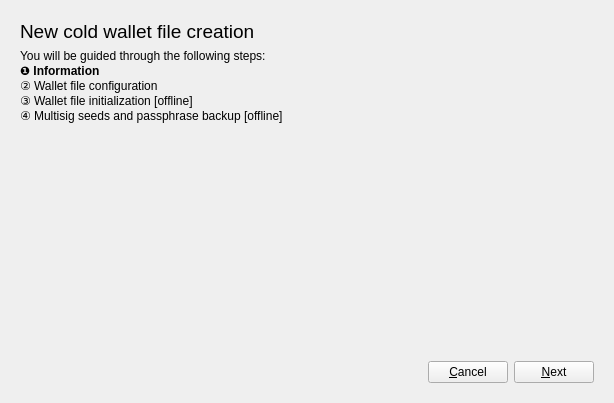
<?xml version="1.0" encoding="UTF-8"?>
<ui version="4.0">
 <class>CreateWalletWizard</class>
 <widget class="QWidget" name="CreateWalletWizard">
  <property name="geometry">
   <rect>
    <x>0</x>
    <y>0</y>
    <width>614</width>
    <height>403</height>
   </rect>
  </property>
  <property name="windowTitle">
   <string>Form</string>
  </property>
  <layout class="QVBoxLayout" name="verticalLayout">
   <item>
    <widget class="QStackedWidget" name="stackedWidget">
     <property name="currentIndex">
      <number>0</number>
     </property>
     <widget class="QWidget" name="page">
      <layout class="QVBoxLayout" name="verticalLayout_2">
       <item>
        <widget class="QLabel" name="label">
         <property name="text">
          <string>&lt;html&gt;&lt;head/&gt;&lt;body&gt;&lt;p&gt;&lt;span style=&quot; font-size:14pt;&quot;&gt;New cold wallet file creation&lt;/span&gt;&lt;/p&gt;&lt;/body&gt;&lt;/html&gt;</string>
         </property>
        </widget>
       </item>
       <item>
        <widget class="QLabel" name="label_2">
         <property name="text">
          <string>You will be guided through the following steps:&lt;br /&gt;
&lt;b&gt;&amp;#10102; Information&lt;/b&gt;&lt;br /&gt;
&amp;#9313; Wallet file configuration&lt;br /&gt;
&amp;#9314; Wallet file initialization [offline]&lt;br /&gt;
&amp;#9315; Multisig seeds and passphrase backup [offline]</string>
         </property>
         <property name="wordWrap">
          <bool>true</bool>
         </property>
        </widget>
       </item>
       <item>
        <spacer name="verticalSpacer">
         <property name="orientation">
          <enum>Qt::Vertical</enum>
         </property>
         <property name="sizeHint" stdset="0">
          <size>
           <width>20</width>
           <height>40</height>
          </size>
         </property>
        </spacer>
       </item>
       <item>
        <layout class="QHBoxLayout" name="horizontalLayout">
         <item>
          <spacer name="horizontalSpacer">
           <property name="orientation">
            <enum>Qt::Horizontal</enum>
           </property>
           <property name="sizeHint" stdset="0">
            <size>
             <width>40</width>
             <height>20</height>
            </size>
           </property>
          </spacer>
         </item>
         <item>
          <widget class="QPushButton" name="infoCancelButtonClicked">
           <property name="text">
            <string>&amp;Cancel</string>
           </property>
          </widget>
         </item>
         <item>
          <widget class="QPushButton" name="infoNextButtonClicked">
           <property name="text">
            <string>&amp;Next</string>
           </property>
          </widget>
         </item>
        </layout>
       </item>
      </layout>
     </widget>
     <widget class="QWidget" name="page_2">
      <layout class="QVBoxLayout" name="verticalLayout_3">
       <item>
        <widget class="QLabel" name="label_4">
         <property name="text">
          <string>&lt;html&gt;&lt;head/&gt;&lt;body&gt;&lt;p&gt;&lt;span style=&quot; font-size:14pt;&quot;&gt;&amp;#10103; Wallet file configuration&lt;/span&gt;&lt;/p&gt;&lt;/body&gt;&lt;/html&gt;</string>
         </property>
        </widget>
       </item>
       <item>
        <layout class="QHBoxLayout" name="horizontalLayout_3">
         <item>
          <widget class="QLabel" name="label_3">
           <property name="text">
            <string>Save wallet file to:</string>
           </property>
          </widget>
         </item>
         <item>
          <widget class="QLineEdit" name="wPathLineEdit">
           <property name="placeholderText">
            <string>please select a location...</string>
           </property>
          </widget>
         </item>
         <item>
          <widget class="QPushButton" name="wConfBrowseButton">
           <property name="text">
            <string>&amp;Browse</string>
           </property>
          </widget>
         </item>
        </layout>
       </item>
       <item>
        <widget class="Line" name="line">
         <property name="orientation">
          <enum>Qt::Horizontal</enum>
         </property>
        </widget>
       </item>
       <item>
        <layout class="QGridLayout" name="gridLayout">
         <item row="0" column="0">
          <widget class="QLabel" name="label_5">
           <property name="toolTip">
            <string>The passphrase used to encrypt the wallet file.&lt;br /&gt;
This is required to protect sensible information such as transaction history, online multisig seed and addresses.&lt;br /&gt;
Your offline multisig seed is never stored in the wallet file.</string>
           </property>
           <property name="text">
            <string>Wallet password:</string>
           </property>
          </widget>
         </item>
         <item row="0" column="1">
          <widget class="QLineEdit" name="wpLineEdit">
           <property name="toolTip">
            <string>The passphrase used to encrypt the wallet file.&lt;br /&gt;
This is required to protect sensible information such as transaction history, online multisig seed and addresses.&lt;br /&gt;
Your offline multisig seed is never stored in the wallet file.</string>
           </property>
           <property name="echoMode">
            <enum>QLineEdit::Password</enum>
           </property>
           <property name="placeholderText">
            <string>used for file encryption...</string>
           </property>
          </widget>
         </item>
         <item row="1" column="0">
          <widget class="QLabel" name="label_6">
           <property name="toolTip">
            <string>Enter the password again to confirm it</string>
           </property>
           <property name="text">
            <string>Confirm password:</string>
           </property>
          </widget>
         </item>
         <item row="1" column="1">
          <widget class="QLineEdit" name="wp2LineEdit">
           <property name="toolTip">
            <string>The passphrase used to encrypt the wallet file.&lt;br /&gt;
This is required to protect sensible information such as transaction history, online multisig seed and addresses.&lt;br /&gt;
Your offline multisig seed is never stored in the wallet file.</string>
           </property>
           <property name="echoMode">
            <enum>QLineEdit::Password</enum>
           </property>
           <property name="placeholderText">
            <string>same as above...</string>
           </property>
          </widget>
         </item>
        </layout>
       </item>
       <item>
        <widget class="QGroupBox" name="groupBox">
         <property name="title">
          <string>Wallet type</string>
         </property>
         <layout class="QVBoxLayout" name="verticalLayout_14">
          <item>
           <widget class="QRadioButton" name="newWalletRadio">
            <property name="toolTip">
             <string>Create a new and empty wallet</string>
            </property>
            <property name="text">
             <string>New wallet</string>
            </property>
            <property name="checked">
             <bool>true</bool>
            </property>
           </widget>
          </item>
          <item>
           <widget class="QRadioButton" name="restoreWalletRadio">
            <property name="toolTip">
             <string>Create a new wallet and import funds from previous seeds, which were previously used with IOTAcooler</string>
            </property>
            <property name="text">
             <string>Restore wallet from seeds</string>
            </property>
           </widget>
          </item>
         </layout>
        </widget>
       </item>
       <item>
        <widget class="QLabel" name="restoreFundsInfoLabel">
         <property name="text">
          <string>&lt;i&gt;First, a fresh wallet will be created during this wizard. Your funds will be moved to the new wallet by following an additional recovery wizard afterwards, which will ask you for your previous IOTAcooler wallet backup seeds.&lt;/i&gt;</string>
         </property>
         <property name="wordWrap">
          <bool>true</bool>
         </property>
        </widget>
       </item>
       <item>
        <spacer name="verticalSpacer_2">
         <property name="orientation">
          <enum>Qt::Vertical</enum>
         </property>
         <property name="sizeHint" stdset="0">
          <size>
           <width>20</width>
           <height>67</height>
          </size>
         </property>
        </spacer>
       </item>
       <item>
        <layout class="QHBoxLayout" name="horizontalLayout_2">
         <item>
          <spacer name="horizontalSpacer_2">
           <property name="orientation">
            <enum>Qt::Horizontal</enum>
           </property>
           <property name="sizeHint" stdset="0">
            <size>
             <width>40</width>
             <height>20</height>
            </size>
           </property>
          </spacer>
         </item>
         <item>
          <widget class="QPushButton" name="wConfCancelButton">
           <property name="text">
            <string>&amp;Cancel</string>
           </property>
          </widget>
         </item>
         <item>
          <widget class="QPushButton" name="wConfNextButton">
           <property name="enabled">
            <bool>false</bool>
           </property>
           <property name="text">
            <string>&amp;Next</string>
           </property>
          </widget>
         </item>
        </layout>
       </item>
      </layout>
     </widget>
     <widget class="QWidget" name="page_3">
      <layout class="QVBoxLayout" name="verticalLayout_4">
       <item>
        <widget class="QLabel" name="label_7">
         <property name="text">
          <string>&lt;html&gt;&lt;head/&gt;&lt;body&gt;&lt;p&gt;&lt;span style=&quot; font-size:14pt;&quot;&gt;&amp;#10104; Wallet file initialization [offline]&lt;/span&gt;&lt;/p&gt;&lt;/body&gt;&lt;/html&gt;</string>
         </property>
        </widget>
       </item>
       <item>
        <widget class="QLabel" name="label_8">
         <property name="text">
          <string>Your wallet file has been successfully configured.&lt;br /&gt;
The next step requires the &lt;b&gt;offline signing&lt;/b&gt; device to initialize your wallet file.&lt;br /&gt;&lt;br /&gt;
Please close the application and open your newly created wallet file with IOTAcooler on your &lt;b&gt;offline&lt;/b&gt; device, in order to proceed.</string>
         </property>
         <property name="wordWrap">
          <bool>true</bool>
         </property>
        </widget>
       </item>
       <item>
        <spacer name="verticalSpacer_3">
         <property name="orientation">
          <enum>Qt::Vertical</enum>
         </property>
         <property name="sizeHint" stdset="0">
          <size>
           <width>20</width>
           <height>109</height>
          </size>
         </property>
        </spacer>
       </item>
       <item>
        <layout class="QHBoxLayout" name="horizontalLayout_4">
         <item>
          <spacer name="horizontalSpacer_3">
           <property name="orientation">
            <enum>Qt::Horizontal</enum>
           </property>
           <property name="sizeHint" stdset="0">
            <size>
             <width>40</width>
             <height>20</height>
            </size>
           </property>
          </spacer>
         </item>
         <item>
          <widget class="QPushButton" name="wInitOnlineQuitButton">
           <property name="text">
            <string>&amp;Quit</string>
           </property>
          </widget>
         </item>
        </layout>
       </item>
      </layout>
     </widget>
     <widget class="QWidget" name="page_4">
      <layout class="QVBoxLayout" name="verticalLayout_5">
       <item>
        <widget class="QLabel" name="label_9">
         <property name="text">
          <string>&lt;html&gt;&lt;head/&gt;&lt;body&gt;&lt;p&gt;&lt;span style=&quot; font-size:14pt;&quot;&gt;&amp;#10104; Wallet file initialization [offline]&lt;/span&gt;&lt;/p&gt;&lt;/body&gt;&lt;/html&gt;</string>
         </property>
        </widget>
       </item>
       <item>
        <widget class="QLabel" name="label_10">
         <property name="text">
          <string>Your wallet file is now ready to be initialized by the &lt;b&gt;offline signer&lt;/b&gt;.&lt;br /&gt;&lt;br /&gt;
For best security make sure that the &lt;b&gt;offline signing&lt;/b&gt; device is permanently disconnected from the internet.</string>
         </property>
         <property name="wordWrap">
          <bool>true</bool>
         </property>
        </widget>
       </item>
       <item>
        <spacer name="verticalSpacer_4">
         <property name="orientation">
          <enum>Qt::Vertical</enum>
         </property>
         <property name="sizeHint" stdset="0">
          <size>
           <width>20</width>
           <height>49</height>
          </size>
         </property>
        </spacer>
       </item>
       <item>
        <layout class="QHBoxLayout" name="horizontalLayout_5">
         <item>
          <spacer name="horizontalSpacer_4">
           <property name="orientation">
            <enum>Qt::Horizontal</enum>
           </property>
           <property name="sizeHint" stdset="0">
            <size>
             <width>40</width>
             <height>20</height>
            </size>
           </property>
          </spacer>
         </item>
         <item>
          <widget class="QPushButton" name="cancelOfflineWalletInit">
           <property name="text">
            <string>&amp;Cancel</string>
           </property>
          </widget>
         </item>
         <item>
          <widget class="QPushButton" name="offlineInitNexttoSeedButton">
           <property name="text">
            <string>&amp;Next</string>
           </property>
           <property name="autoDefault">
            <bool>false</bool>
           </property>
           <property name="default">
            <bool>false</bool>
           </property>
          </widget>
         </item>
        </layout>
       </item>
      </layout>
     </widget>
     <widget class="QWidget" name="page_5">
      <layout class="QVBoxLayout" name="verticalLayout_6">
       <item>
        <widget class="QLabel" name="label_11">
         <property name="text">
          <string>&lt;html&gt;&lt;head/&gt;&lt;body&gt;&lt;p&gt;&lt;span style=&quot; font-size:14pt;&quot;&gt;&amp;#10104; Wallet file initialization [offline]&lt;/span&gt;&lt;/p&gt;&lt;/body&gt;&lt;/html&gt;</string>
         </property>
        </widget>
       </item>
       <item>
        <layout class="QHBoxLayout" name="horizontalLayout_6">
         <item>
          <widget class="QLabel" name="wInitProgressWaitLabel">
           <property name="text">
            <string>Please wait...</string>
           </property>
          </widget>
         </item>
         <item>
          <widget class="QProgressBar" name="wInitProgressBar">
           <property name="maximum">
            <number>0</number>
           </property>
           <property name="value">
            <number>-1</number>
           </property>
          </widget>
         </item>
        </layout>
       </item>
       <item>
        <widget class="QLabel" name="wInitProgressStatusLabel">
         <property name="styleSheet">
          <string notr="true">font-style: italic;</string>
         </property>
         <property name="text">
          <string>s</string>
         </property>
        </widget>
       </item>
       <item>
        <widget class="QScrollArea" name="scrollArea">
         <property name="frameShape">
          <enum>QFrame::NoFrame</enum>
         </property>
         <property name="frameShadow">
          <enum>QFrame::Sunken</enum>
         </property>
         <property name="widgetResizable">
          <bool>true</bool>
         </property>
         <widget class="QWidget" name="scrollAreaWidgetContents">
          <property name="geometry">
           <rect>
            <x>0</x>
            <y>0</y>
            <width>98</width>
            <height>37</height>
           </rect>
          </property>
          <layout class="QVBoxLayout" name="verticalLayout_7">
           <item>
            <widget class="QLabel" name="wInitProgressResultLabel">
             <property name="text">
              <string>r</string>
             </property>
             <property name="alignment">
              <set>Qt::AlignLeading|Qt::AlignLeft|Qt::AlignTop</set>
             </property>
            </widget>
           </item>
          </layout>
         </widget>
        </widget>
       </item>
       <item>
        <layout class="QHBoxLayout" name="horizontalLayout_7">
         <item>
          <spacer name="horizontalSpacer_5">
           <property name="orientation">
            <enum>Qt::Horizontal</enum>
           </property>
           <property name="sizeHint" stdset="0">
            <size>
             <width>98</width>
             <height>20</height>
            </size>
           </property>
          </spacer>
         </item>
         <item>
          <widget class="QPushButton" name="cancelOfflineWInitProgressButton">
           <property name="text">
            <string>&amp;Cancel</string>
           </property>
          </widget>
         </item>
         <item>
          <widget class="QPushButton" name="nextWInitProgressButton">
           <property name="enabled">
            <bool>false</bool>
           </property>
           <property name="text">
            <string>&amp;Next</string>
           </property>
          </widget>
         </item>
        </layout>
       </item>
      </layout>
     </widget>
     <widget class="QWidget" name="page_6">
      <layout class="QVBoxLayout" name="verticalLayout_9">
       <item>
        <widget class="QLabel" name="label_12">
         <property name="text">
          <string>&lt;html&gt;&lt;head/&gt;&lt;body&gt;&lt;p&gt;&lt;span style=&quot; font-size:14pt;&quot;&gt;&amp;#10105; Multisig seeds and passphrase backup [offline]&lt;/span&gt;&lt;/p&gt;&lt;/body&gt;&lt;/html&gt;</string>
         </property>
        </widget>
       </item>
       <item>
        <widget class="QScrollArea" name="scrollArea_2">
         <property name="frameShape">
          <enum>QFrame::NoFrame</enum>
         </property>
         <property name="widgetResizable">
          <bool>true</bool>
         </property>
         <widget class="QWidget" name="scrollAreaWidgetContents_2">
          <property name="geometry">
           <rect>
            <x>0</x>
            <y>0</y>
            <width>117</width>
            <height>1234</height>
           </rect>
          </property>
          <layout class="QVBoxLayout" name="verticalLayout_10">
           <item>
            <widget class="QLabel" name="label_15">
             <property name="text">
              <string>IOTAcooler uses standard IOTA seeds to implement multisig, which are compatible with other multisig applications based on the official IOTA API.&lt;br /&gt;&lt;br /&gt;
IOTAcooler is able to &lt;b&gt;restore&lt;/b&gt; your funds from the two multisig seeds, which are displayed on the next page, so please keep them safe.
&lt;br /&gt;&lt;br /&gt;
The wallet file is stateful, meaning that all addresses and balances are remembered, even after a snapshot. This also means that after each transaction the state changes and thus the latest wallet file is always required for new transactons.
&lt;br /&gt;
&lt;b&gt;&lt;i&gt;It's recommended to store your wallet file, that is encrypted and doesn't contain the offline signing keys, on a cloud service or make regularly backups of it, after each transaction to be safe.&lt;/i&gt;&lt;/b&gt;
</string>
             </property>
             <property name="wordWrap">
              <bool>true</bool>
             </property>
             <property name="openExternalLinks">
              <bool>true</bool>
             </property>
            </widget>
           </item>
          </layout>
         </widget>
        </widget>
       </item>
       <item>
        <layout class="QHBoxLayout" name="horizontalLayout_10">
         <item>
          <spacer name="horizontalSpacer_8">
           <property name="orientation">
            <enum>Qt::Horizontal</enum>
           </property>
           <property name="sizeHint" stdset="0">
            <size>
             <width>40</width>
             <height>20</height>
            </size>
           </property>
          </spacer>
         </item>
         <item>
          <widget class="QPushButton" name="wBackupInfoNextButton">
           <property name="text">
            <string>&amp;Next</string>
           </property>
          </widget>
         </item>
        </layout>
       </item>
      </layout>
     </widget>
     <widget class="QWidget" name="page_7">
      <layout class="QVBoxLayout" name="verticalLayout_8">
       <item>
        <widget class="QLabel" name="label_13">
         <property name="text">
          <string>&lt;html&gt;&lt;head/&gt;&lt;body&gt;&lt;p&gt;&lt;span style=&quot; font-size:14pt;&quot;&gt;&amp;#10105; Multisig seeds and passphrase backup [offline]&lt;/span&gt;&lt;/p&gt;&lt;/body&gt;&lt;/html&gt;</string>
         </property>
        </widget>
       </item>
       <item>
        <widget class="QLabel" name="label_17">
         <property name="text">
          <string>Please write down or store the following information securely offline</string>
         </property>
        </widget>
       </item>
       <item>
        <widget class="QTextEdit" name="walletBackupTextArea">
         <property name="readOnly">
          <bool>true</bool>
         </property>
        </widget>
       </item>
       <item>
        <layout class="QHBoxLayout" name="horizontalLayout_8">
         <item>
          <spacer name="horizontalSpacer_6">
           <property name="orientation">
            <enum>Qt::Horizontal</enum>
           </property>
           <property name="sizeHint" stdset="0">
            <size>
             <width>40</width>
             <height>20</height>
            </size>
           </property>
          </spacer>
         </item>
         <item>
          <widget class="QPushButton" name="savePDFButton">
           <property name="text">
            <string>&amp;Save PDF</string>
           </property>
          </widget>
         </item>
         <item>
          <widget class="QPushButton" name="wBackupNextButton">
           <property name="text">
            <string>&amp;Next</string>
           </property>
          </widget>
         </item>
        </layout>
       </item>
      </layout>
     </widget>
     <widget class="QWidget" name="page_8">
      <layout class="QVBoxLayout" name="verticalLayout_11">
       <item>
        <widget class="QLabel" name="label_16">
         <property name="text">
          <string>&lt;html&gt;&lt;head/&gt;&lt;body&gt;&lt;p&gt;&lt;span style=&quot; font-size:14pt;&quot;&gt;&amp;#10105; Multisig seeds and passphrase backup [offline]&lt;/span&gt;&lt;/p&gt;&lt;/body&gt;&lt;/html&gt;</string>
         </property>
        </widget>
       </item>
       <item>
        <widget class="QLabel" name="label_14">
         <property name="text">
          <string>Please confirm your backup...</string>
         </property>
        </widget>
       </item>
       <item>
        <layout class="QGridLayout" name="gridLayout_2">
         <item row="0" column="0">
          <widget class="QLabel" name="label_18">
           <property name="text">
            <string>Wallet file:</string>
           </property>
          </widget>
         </item>
         <item row="0" column="1">
          <widget class="QLabel" name="wBackupFilePathLabel">
           <property name="text">
            <string>w</string>
           </property>
          </widget>
         </item>
         <item row="1" column="0">
          <widget class="QLabel" name="label_20">
           <property name="text">
            <string>Offline signer seed:</string>
           </property>
          </widget>
         </item>
         <item row="1" column="1">
          <widget class="QLineEdit" name="wBackupOfflineSeedLineEdit"/>
         </item>
         <item row="2" column="0">
          <widget class="QLabel" name="label_21">
           <property name="text">
            <string>Online signer seed:</string>
           </property>
          </widget>
         </item>
         <item row="2" column="1">
          <widget class="QLineEdit" name="wBackupOnlineSeedLineEdit"/>
         </item>
         <item row="3" column="0">
          <widget class="QLabel" name="label_22">
           <property name="text">
            <string>Wallet password:</string>
           </property>
          </widget>
         </item>
         <item row="3" column="1">
          <widget class="QLineEdit" name="wBackupPasswordLineEdit"/>
         </item>
        </layout>
       </item>
       <item>
        <spacer name="verticalSpacer_5">
         <property name="orientation">
          <enum>Qt::Vertical</enum>
         </property>
         <property name="sizeHint" stdset="0">
          <size>
           <width>20</width>
           <height>40</height>
          </size>
         </property>
        </spacer>
       </item>
       <item>
        <layout class="QHBoxLayout" name="horizontalLayout_9">
         <item>
          <spacer name="horizontalSpacer_7">
           <property name="orientation">
            <enum>Qt::Horizontal</enum>
           </property>
           <property name="sizeHint" stdset="0">
            <size>
             <width>40</width>
             <height>20</height>
            </size>
           </property>
          </spacer>
         </item>
         <item>
          <widget class="QPushButton" name="wBackupconfirmBackButton">
           <property name="text">
            <string>&amp;Back</string>
           </property>
          </widget>
         </item>
         <item>
          <widget class="QPushButton" name="wConfirmButton">
           <property name="text">
            <string>&amp;Confirm</string>
           </property>
          </widget>
         </item>
        </layout>
       </item>
      </layout>
     </widget>
     <widget class="QWidget" name="page_9">
      <layout class="QVBoxLayout" name="verticalLayout_13">
       <item>
        <widget class="QLabel" name="label_19">
         <property name="text">
          <string>&lt;html&gt;&lt;head/&gt;&lt;body&gt;&lt;p&gt;&lt;span style=&quot; font-size:14pt;&quot;&gt;&amp;#10104; Wallet file initialization [offline]&lt;/span&gt;&lt;/p&gt;&lt;/body&gt;&lt;/html&gt;</string>
         </property>
        </widget>
       </item>
       <item>
        <widget class="QLabel" name="label_23">
         <property name="text">
          <string>Please select your multisig seed generation method. For more information and how to securely generate a new seed visit the &lt;a href='https://github.com/joshirio/iota-cooler/wiki/Generating-IOTA-seeds-securely'&gt;project wiki&lt;/a&gt;.</string>
         </property>
         <property name="wordWrap">
          <bool>true</bool>
         </property>
         <property name="openExternalLinks">
          <bool>true</bool>
         </property>
        </widget>
       </item>
       <item>
        <widget class="QGroupBox" name="groupBox_2">
         <property name="title">
          <string>Method</string>
         </property>
         <layout class="QVBoxLayout" name="verticalLayout_12">
          <item>
           <widget class="QRadioButton" name="autoSeedRadio">
            <property name="text">
             <string>A&amp;utomatic (recommended)</string>
            </property>
            <property name="checked">
             <bool>true</bool>
            </property>
           </widget>
          </item>
          <item>
           <widget class="QRadioButton" name="manualSeedRadio">
            <property name="text">
             <string>&amp;Manual</string>
            </property>
           </widget>
          </item>
         </layout>
        </widget>
       </item>
       <item>
        <widget class="QGroupBox" name="manualSeedGroupBox">
         <property name="title">
          <string>Manual seed input</string>
         </property>
         <layout class="QVBoxLayout" name="verticalLayout_15">
          <item>
           <layout class="QGridLayout" name="gridLayout_3">
            <item row="0" column="0">
             <widget class="QLabel" name="label_24">
              <property name="text">
               <string>Online seed:</string>
              </property>
             </widget>
            </item>
            <item row="0" column="1">
             <widget class="QLineEdit" name="manualOnlineSeedLineEdit">
              <property name="placeholderText">
               <string>A-Z9 online signing seed</string>
              </property>
              <property name="clearButtonEnabled">
               <bool>true</bool>
              </property>
             </widget>
            </item>
            <item row="1" column="0">
             <widget class="QLabel" name="label_25">
              <property name="text">
               <string>Offline seed</string>
              </property>
             </widget>
            </item>
            <item row="1" column="1">
             <widget class="QLineEdit" name="manualOfflineSeedLineEdit">
              <property name="placeholderText">
               <string>A-Z9 offline signing seed</string>
              </property>
              <property name="clearButtonEnabled">
               <bool>true</bool>
              </property>
             </widget>
            </item>
           </layout>
          </item>
          <item>
           <widget class="QLabel" name="label_26">
            <property name="text">
             <string>&lt;b&gt;Warning&lt;/b&gt;: do not enter already &lt;b&gt;used&lt;/b&gt; seeds to avoid loss of funds, instead use wallet recovery for this purpose</string>
            </property>
            <property name="wordWrap">
             <bool>true</bool>
            </property>
           </widget>
          </item>
         </layout>
        </widget>
       </item>
       <item>
        <spacer name="verticalSpacer_6">
         <property name="orientation">
          <enum>Qt::Vertical</enum>
         </property>
         <property name="sizeHint" stdset="0">
          <size>
           <width>20</width>
           <height>12</height>
          </size>
         </property>
        </spacer>
       </item>
       <item>
        <layout class="QHBoxLayout" name="horizontalLayout_11">
         <item>
          <spacer name="horizontalSpacer_9">
           <property name="orientation">
            <enum>Qt::Horizontal</enum>
           </property>
           <property name="sizeHint" stdset="0">
            <size>
             <width>40</width>
             <height>20</height>
            </size>
           </property>
          </spacer>
         </item>
         <item>
          <widget class="QPushButton" name="seedConfCancelButton">
           <property name="text">
            <string>&amp;Cancel</string>
           </property>
          </widget>
         </item>
         <item>
          <widget class="QPushButton" name="offlineInitWalletButton">
           <property name="text">
            <string>&amp;Initialize wallet</string>
           </property>
          </widget>
         </item>
        </layout>
       </item>
      </layout>
     </widget>
    </widget>
   </item>
  </layout>
 </widget>
 <resources/>
 <connections>
  <connection>
   <sender>wp2LineEdit</sender>
   <signal>returnPressed()</signal>
   <receiver>wConfNextButton</receiver>
   <slot>click()</slot>
   <hints>
    <hint type="sourcelabel">
     <x>262</x>
     <y>164</y>
    </hint>
    <hint type="destinationlabel">
     <x>550</x>
     <y>350</y>
    </hint>
   </hints>
  </connection>
  <connection>
   <sender>wBackupPasswordLineEdit</sender>
   <signal>returnPressed()</signal>
   <receiver>wConfirmButton</receiver>
   <slot>click()</slot>
   <hints>
    <hint type="sourcelabel">
     <x>264</x>
     <y>203</y>
    </hint>
    <hint type="destinationlabel">
     <x>550</x>
     <y>350</y>
    </hint>
   </hints>
  </connection>
  <connection>
   <sender>manualOfflineSeedLineEdit</sender>
   <signal>returnPressed()</signal>
   <receiver>offlineInitWalletButton</receiver>
   <slot>click()</slot>
   <hints>
    <hint type="sourcelabel">
     <x>108</x>
     <y>38</y>
    </hint>
    <hint type="destinationlabel">
     <x>108</x>
     <y>38</y>
    </hint>
   </hints>
  </connection>
  <connection>
   <sender>manualOnlineSeedLineEdit</sender>
   <signal>returnPressed()</signal>
   <receiver>offlineInitWalletButton</receiver>
   <slot>click()</slot>
   <hints>
    <hint type="sourcelabel">
     <x>108</x>
     <y>38</y>
    </hint>
    <hint type="destinationlabel">
     <x>108</x>
     <y>38</y>
    </hint>
   </hints>
  </connection>
  <connection>
   <sender>restoreWalletRadio</sender>
   <signal>toggled(bool)</signal>
   <receiver>restoreFundsInfoLabel</receiver>
   <slot>setVisible(bool)</slot>
   <hints>
    <hint type="sourcelabel">
     <x>120</x>
     <y>237</y>
    </hint>
    <hint type="destinationlabel">
     <x>155</x>
     <y>278</y>
    </hint>
   </hints>
  </connection>
 </connections>
</ui>
